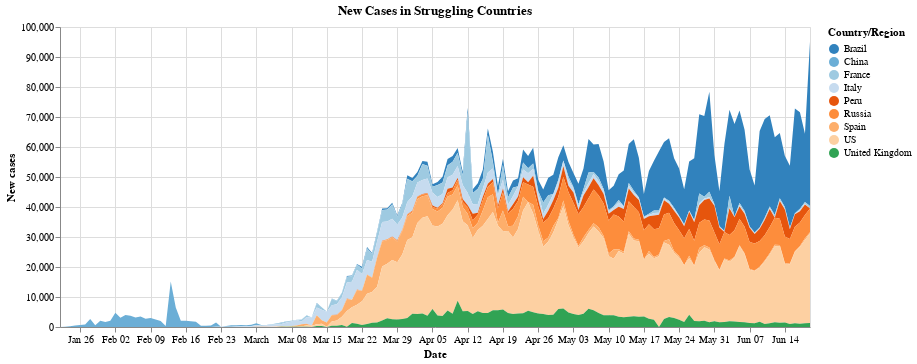

Notebook code for this chart:
### Markdown cell above
As you see from this example, we can create a full fledged data visualization showing the daily new cases of a subset of struggling countries simply by linking our *Date*, *New cases*, and *Country/Region* to the *x*, *y*, and *color* channels. This is a streamgraph.

### Code cell
alt.Chart(selected_countries).mark_area().encode(
    x="Date",
    y="New cases:Q",
    color = alt.Color('Country/Region:N', scale=alt.Scale(scheme='category20c'))
).properties(title='New Cases in Struggling Countries', height=300, width=750)

### Figure 1 — Vega-Lite specification as saved in the notebook (floating-point values rounded to 4 significant figures; data arrays with more than 128 entries replaced by an {"elided": "..."} marker saying what was removed)
{"config": {"view": {"continuousWidth": 400, "continuousHeight": 300}}, "data": {"name": "data-13aa0f46c8f854c1ba307d8539c4d519"}, "mark": "area", "encoding": {"color": {"type": "nominal", "field": "Country/Region", "scale": {"scheme": "category20c"}}, "x": {"type": "temporal", "field": "Date"}, "y": {"type": "quantitative", "field": "New cases"}}, "height": 300, "title": "New Cases in Struggling Countries", "width": 750, "$schema": "https://vega.github.io/schema/vega-lite/v4.8.1.json", "datasets": {"data-13aa0f46c8f854c1ba307d8539c4d519": {"elided": "1350 records"}}}
